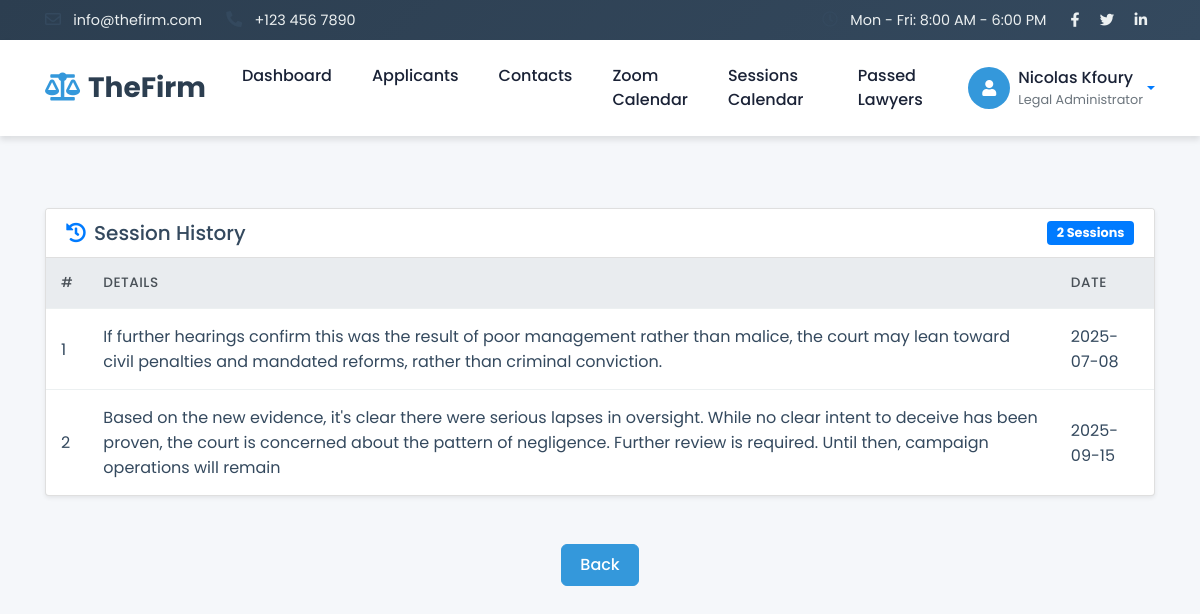
Page /admin/history.php?id=39 (signed in) on the committed database.
### tables this page shows
CREATE TABLE `history` (
  `id` int(50) NOT NULL,
  `content` varchar(255) NOT NULL,
  `sessionid` int(50) NOT NULL
);

CREATE TABLE `session` (
  `id` int(50) NOT NULL,
  `date` date NOT NULL,
  `time` varchar(255) NOT NULL,
  `details` varchar(255) NOT NULL,
  `caseid` int(50) NOT NULL,
  `addressid` int(50) NOT NULL
);

### admin/history.php (the view, shortened to what this page needs)
<?php
include 'header.php';
include '../db.php';
?>
<!DOCTYPE html>
<html lang="en">
<head>
    <link href="https://stackpath.bootstrapcdn.com/bootstrap/4.4.1/css/bootstrap.min.css" rel="stylesheet">
    <link href="https://cdnjs.cloudflare.com/ajax/libs/font-awesome/5.15.3/css/all.min.css"  rel="stylesheet">
    <link href="lib/animate/animate.min.css"                         rel="stylesheet">
    <link href="lib/owlcarousel/assets/owl.carousel.min.css"        rel="stylesheet">
    <link href="../css/admincss.css" rel="stylesheet">
</head>
<body>
<?php
$caseid = $_GET['id'];
$sql1   = "SELECT * FROM `session` WHERE caseid='$caseid' ORDER BY id DESC";
$res1   = $conn->query($sql1);
if ($row1 = $res1->fetch_assoc()) {
?>
    <div class="container py-5">
<?php
}
$sql2 = "SELECT * FROM `session` WHERE caseid='$caseid'";
$res2 = $conn->query($sql2);
?>
        <div class="card shadow-sm mt-4">
            <div class="card-header bg-white d-flex justify-content-between align-items-center">
                <h5 class="mb-0"><i class="fas fa-history mr-2 text-primary"></i>Session History</h5>
                <?php if ($res2->num_rows): ?>
                    <span class="badge badge-primary badge-status"><?= $res2->num_rows ?> Sessions</span>
                <?php endif; ?>
            </div>
            <div class="card-body p-0">
                <div class="table-responsive">
                    <table class="table table-hover mb-0">
                        <thead class="thead-light">
                            <tr>
                                <th>#</th>
                                <th>Details</th>
                                <th>Date</th>
                            </tr>
                        </thead>
                        <tbody>
<?php
$t = 0;
while ($row2 = $res2->fetch_assoc()):
    $t++;
    $sessionid = $row2['id'];
    $res3 = $conn->query("SELECT * FROM `history` WHERE sessionid='$sessionid'");
    while ($row3 = $res3->fetch_assoc()):
?>
                            <tr>
                                <td><?= $t; ?></td>
                                <td><?= htmlspecialchars($row3['content']); ?></td>
                                <td><?= htmlspecialchars($row2['date']); ?></td>
                            </tr>
<?php
    endwhile;
endwhile;
?>
                        </tbody>
                    </table>
                </div>
            </div>
        </div>
    </div>
                           <div style="text-align:center;">
    <a href="acceptedcases.php" class="btn btn-primary">Back</a>
                           </div>
</body>
</html>

### css/admincss.css (style rules this page uses)
:root { --primary: #2c3e50; --secondary: #3498db; --accent: #e74c3c; --light: #ecf0f1; --dark: #2c3e50; --success: #27ae60; --warning: #f39c12; --danger: #c0392b; --text: #34495e; --text-light: #7f8c8d; --text-primary: #34495e; --text-secondary: #7f8c8d; --shadow: 0 4px 6px rgba(0, 0, 0, 0.1); --transition: all 0.3s ease; }
body { font-family: 'Poppins', sans-serif; background-color: #f5f7fa; color: var(--text-primary); }
.form-control, .btn { border-radius: 8px; }
.btn-primary { background: #3498db; border-color: #3498db; font-weight: 500; padding: 10px 20px; transition: var(--transition); }
.table { margin-bottom: 0; }
.table thead th { background: #34495e; color: white; font-weight: 500; text-transform: uppercase; font-size: 0.85rem; letter-spacing: 0.5px; padding: 15px; border: none; }
.table tbody td { padding: 15px; vertical-align: middle; border-color: #ecf0f1; color: #34495e; }
.btn { font-weight: 500; padding: 8px 18px; border-radius: 6px; transition: var(--transition); }

### admin/history.php (style rules this page uses)
.table thead th { vertical-align:middle; }
.badge-status { font-size:.8rem; padding:.35rem .6rem; }

### rows in the picture
history: content "If further hearings confirm this was the result of poor management rather than malice, the court may lean toward civil penalties and mandated reforms, rather than criminal conviction.", sessionid.date "2025-07-08"
history: content "Based on the new evidence, it's clear there were serious lapses in oversight. While no clear intent to deceive has been proven, the court is concerned about the pattern of negligence. Further review is required. Until then, campaign operations will remain", sessionid.date "2025-09-15"

### other values in the picture
$_SESSION['admin']['fullName'] "Nicolas Kfoury"
$res2->num_rows "2"
